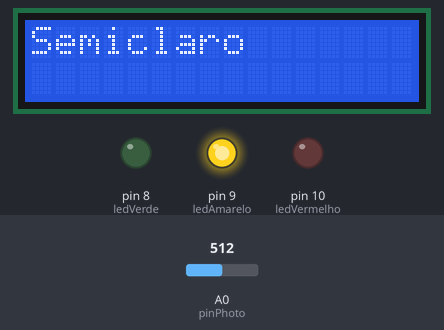
A sketch run on a simulated Arduino Uno, built with avr-gcc and run on an emulated ATmega328P. Shown: 16×2 character LCD, output pins drawn as LEDs (lit = HIGH). Inputs (shaded band) come from the test bench; at power-on: A0 (pinPhoto) = 512. What the sketch prints to the serial monitor is not drawn.

Above: at 1.2 s.
1.3 s: A0 (pinPhoto) set to 585
4.7 s: A0 (pinPhoto) set to 607
At 5.4 s:
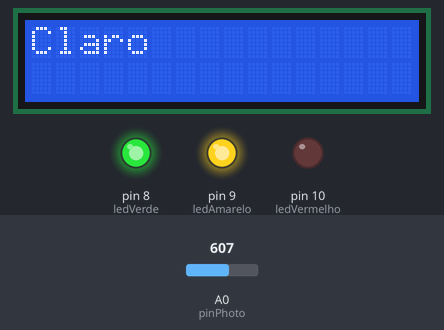
7.8 s: A0 (pinPhoto) set to 217
At 8.1 s:
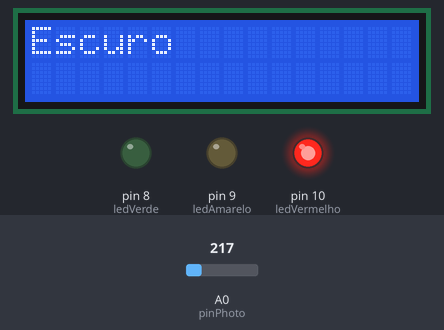
10.7 s: A0 (pinPhoto) set to 244
At 11.8 s:
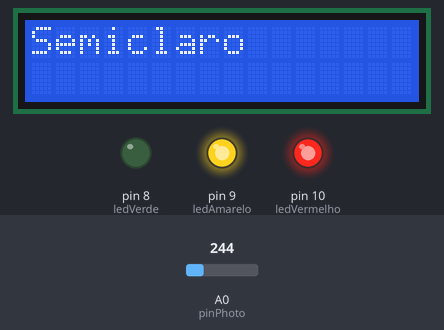
14.1 s: A0 (pinPhoto) set to 610
At 14.6 s:
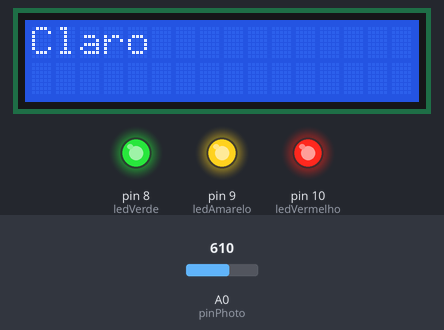
17.0 s: A0 (pinPhoto) set to 590
At 18.2 s:
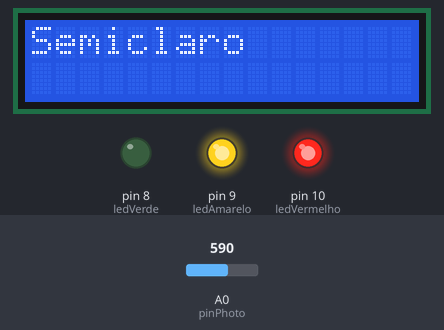
Timing chart, 0 to 20.0 s (numbered marks = the images above; inputs shaded):
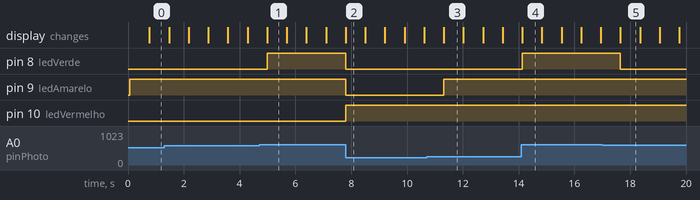

Measured:
- the behaviour switches between 599 and 600 on A0 (pinPhoto) (found by bisection; images 0 and 1)
- the behaviour switches between 226 and 227 on A0 (pinPhoto) (found by bisection; images 2 and 3)
- after the input at 4.7 s, pin 8 (ledVerde): LOW → HIGH after 0.29 s; the display: first differs from a run without the input after 0.29 s (image 1)
- after the input at 7.8 s, pin 8 (ledVerde), pin 9 (ledAmarelo): HIGH → LOW at once; pin 10 (ledVermelho): LOW → HIGH at once; the display: first differs from a run without the input at once (image 2)
- after the input at 10.7 s, pin 9 (ledAmarelo): LOW → HIGH after 0.62 s; the display: first differs from a run without the input after 0.62 s (image 3)
- after the input at 14.1 s, pin 8 (ledVerde): LOW → HIGH at once; the display: first differs from a run without the input at once (image 4)
- after the input at 17.0 s, pin 8 (ledVerde): HIGH → LOW after 0.65 s; the display: first differs from a run without the input after 0.65 s (image 5)

The sketch:

EscuroClaro_sensor.ino
```cpp
//Autor: Francisco Paiva da Silva Neto
//Data: 07/10/2021
//Objetivo: Indicar a luminosidade e colocar as informacoes no lcd

#include <LiquidCrystal.h>

#define pinPhoto A0

//Portas dos leds
const int ledVermelho = 10;
const int ledAmarelo = 9;
const int ledVerde = 8;

//Guarda valor do sensor
int valor;

//Cria objetos já com todas as funções
LiquidCrystal tela_lcd (7, 6, 5, 4, 3, 2);

void setup() {
  Serial.begin(9600);

  //Configura porta dos leds
  pinMode(ledVermelho, OUTPUT);
  pinMode(ledAmarelo, OUTPUT);
  pinMode(ledVerde, OUTPUT);

  //Configuracao fotoresistor
  pinMode(pinPhoto, INPUT);

  //Configura tela lcd
  tela_lcd.begin(16,2);
}

void loop() {
  //Leitura e impressao do valor do sensor
  valor = analogRead(pinPhoto);
  Serial.println(valor); //Usei para calibrar o acionamento dos leds

  //Condicao para acionamento dos leds
  //Led vermelho
  if (valor >= 0 && valor < 227) {
    digitalWrite(ledVermelho, HIGH); //Poderia deixar fora do if, já que fica sempre ligado
    tela_lcd.print("Escuro");
  }

  //Led Amarelo
  if(valor >= 227 && valor < 600) {
    digitalWrite(ledAmarelo, HIGH);
    tela_lcd.print("Semiclaro");
  }
  else if (valor < 227) {
    digitalWrite(ledAmarelo, LOW);
  }

  //Led verde
  if (valor >= 600){
    digitalWrite(ledVerde, HIGH);
    tela_lcd.print("Claro");
  }
  else if (valor < 600) {
    digitalWrite(ledVerde, LOW);
  }
  delay(700);
  tela_lcd.clear();
}
```
